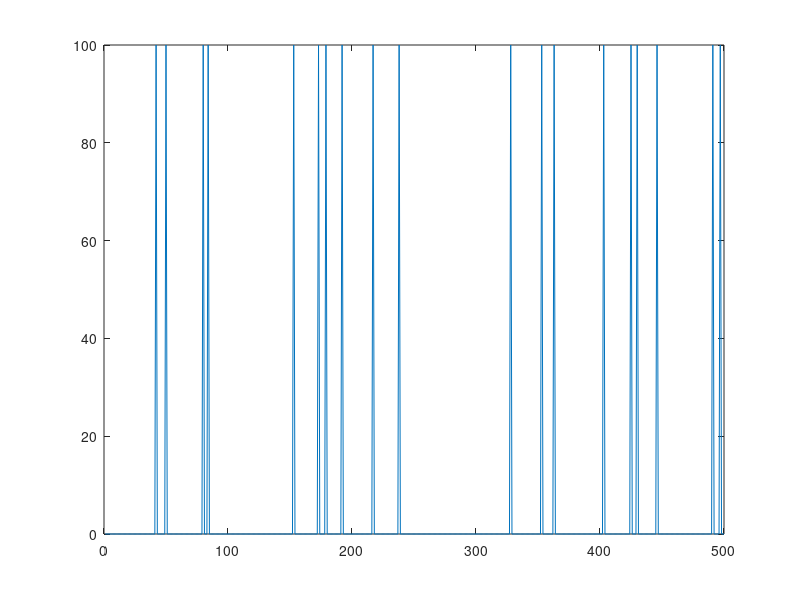

This figure's MATLAB source: (Note: this script raises an error after producing the figure.)
% Hodgkin-Huxley demo
% The script first simulates the response of a Hodgkin-Huxley (HH)
% neuron to spiky input current. It then inverts a HH-neuron model,
% without the input current info. Practically speaking, this means
% deconvolving the HH-neuron response to estimate its input.
% [see demo_fitzhugh.m]

clear variables
close all

% Choose basic settings for simulations
n_t             = 5e2;
decim           = 2;
deltat          = 7e-2/decim;         % 10Hz sampling rate
f_fname         = @f_HH;
g_fname         = @g_Id;

% Input to the HH system
u       = 1e2*(randn(1,n_t)>2);
% u = 5e1*randn(1,n_t);
figure,plot(u)


% Build priors for model inversion
priors.muX0 = [0;0;-2.8843;-0.7645];
priors.SigmaX0 = 1e0*eye(4);
priors.muTheta = [1;0*ones(4,1)];
priors.SigmaTheta = 1e0*eye(5);
priors.SigmaTheta(2,2) = 0;
priors.a_alpha      = 1e0;
priors.b_alpha      = 1e0;
priors.a_sigma      = 1e0;
priors.b_sigma      = 1e0;
for t = 1:n_t
    dq              = 1e4*ones(4,1);
    dq(1)           = 1e-2;
    priors.iQx{t}   = diag(dq);
end

% Build options structure for temporal integration of SDE
inF.delta_t     = deltat;
inF.a           = 0.5;
inG.ind         = 1;
options.priors = priors;
options.backwardLag = 2;
options.inF     = inF;
options.inG     = inG;

options.decim   = decim;
dim.n_theta         = 5;
dim.n_phi           = 0;
dim.n               = 4;

% Build time series of hidden states and observations
alpha   = Inf;
sigma   = 1e1;
theta   = [1;0;0*randn(3,1)];
phi     = [];
x0 = [0;0;-2.8843;-0.7645];
[y,x,x0,eta,e] = simulateNLSS(n_t,f_fname,g_fname,theta,phi,u,alpha,sigma,options,x0);

% display time series of hidden states and observations
displaySimulations(y,x,eta,e)



% Call inversion routine
[posterior,out] = VBA_NLStateSpaceModel(y,zeros(1,n_t),f_fname,g_fname,dim,options);


%------------ Display results ------------------%
displayResults(posterior,out,y,x,x0,theta,phi,alpha,sigma)



